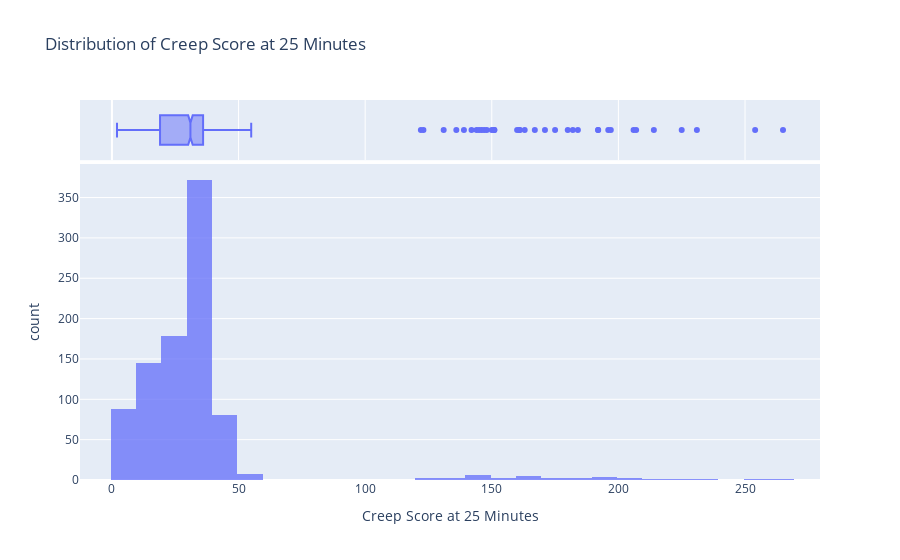
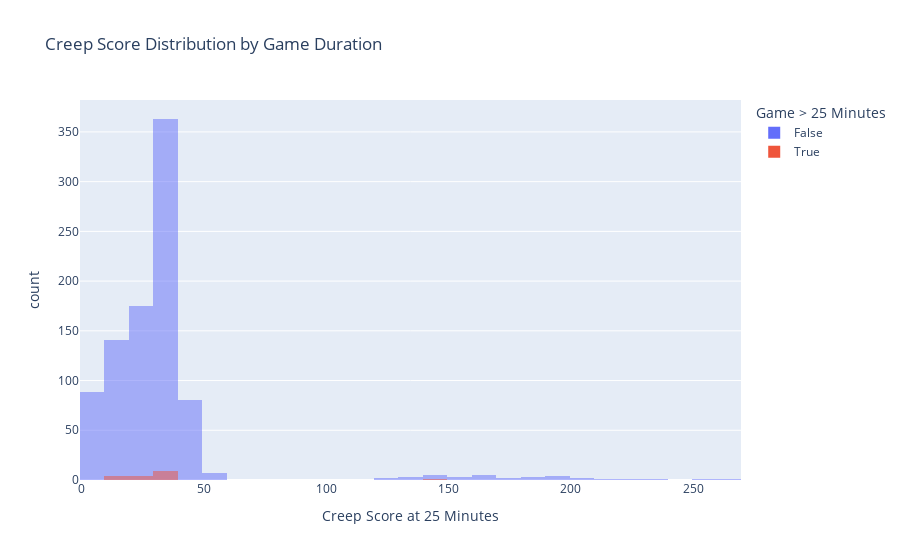

The code cell stored with these charts, in order, in its notebook:
### Code cell
fig_1 = px.histogram(
    df,
    x='csat25',
    nbins=30,
    title='Distribution of Creep Score at 25 Minutes',
    labels={'csat25': 'Creep Score at 25 Minutes'},
    marginal='box',  # Adds a box plot above the histogram
    opacity=0.75
)

fig_2 = px.histogram(
    df,
    x='csat25',
    color='is_25',
    barmode='overlay',
    nbins=30,
    labels={'csat25': 'Creep Score at 25 Minutes', 'is_25': 'Game > 25 Minutes'},
    title='Creep Score Distribution by Game Duration',
    opacity=0.5
)

fig_1.write_html(r'C:\Users\DerDo\Desktop\dsc80-final\League-of-Legends-Data-Project\plots\plot_1.html', include_plotlyjs='cdn')
fig_2.write_html(r'C:\Users\DerDo\Desktop\dsc80-final\League-of-Legends-Data-Project\plots\plot_2.html', include_plotlyjs='cdn')



fig_1.show()
fig_2.show()

### Figure 1 — Plotly figure (JSON) as saved in the notebook; plotly's stock layout.template omitted (floating-point values rounded to 4 significant figures; data arrays with more than 128 entries replaced by an {"elided": "..."} marker saying what was removed)
{"data": [{"alignmentgroup": "True", "bingroup": "x", "hovertemplate": "Creep Score at 25 Minutes=%{x}<br>count=%{y}<extra></extra>", "legendgroup": "", "marker": {"color": "#636efa", "opacity": 0.75, "pattern": {"shape": ""}}, "name": "", "nbinsx": 30, "offsetgroup": "", "orientation": "v", "showlegend": false, "type": "histogram", "x": {"elided": "934 int values"}, "xaxis": "x", "yaxis": "y"}, {"alignmentgroup": "True", "hovertemplate": "Creep Score at 25 Minutes=%{x}<extra></extra>", "legendgroup": "", "marker": {"color": "#636efa"}, "name": "", "notched": true, "offsetgroup": "", "showlegend": false, "type": "box", "x": {"elided": "934 int values"}, "xaxis": "x2", "yaxis": "y2"}], "layout": {"autosize": true, "barmode": "relative", "legend": {"tracegroupgap": 0}, "title": {"text": "Distribution of Creep Score at 25 Minutes"}, "xaxis": {"anchor": "y", "autorange": true, "domain": [0, 1], "range": [-12.61, 279.6], "title": {"text": "Creep Score at 25 Minutes"}, "type": "linear"}, "xaxis2": {"anchor": "y2", "autorange": true, "domain": [0, 1], "matches": "x", "range": [-12.61, 279.6], "showgrid": true, "showticklabels": false, "type": "linear"}, "yaxis": {"anchor": "x", "autorange": true, "domain": [0, 0.8316], "range": [0, 391.6], "title": {"text": "count"}}, "yaxis2": {"anchor": "x2", "autorange": true, "domain": [0.8416, 1], "matches": "y2", "range": [-0.5, 0.5], "showgrid": false, "showline": false, "showticklabels": false, "ticks": "", "type": "category"}}}

### Figure 2 — Plotly figure (JSON) as saved in the notebook; plotly's stock layout.template omitted (floating-point values rounded to 4 significant figures; data arrays with more than 128 entries replaced by an {"elided": "..."} marker saying what was removed)
{"data": [{"alignmentgroup": "True", "bingroup": "x", "hovertemplate": "Game > 25 Minutes=False<br>Creep Score at 25 Minutes=%{x}<br>count=%{y}<extra></extra>", "legendgroup": "False", "marker": {"color": "#636efa", "opacity": 0.5, "pattern": {"shape": ""}}, "name": "False", "nbinsx": 30, "offsetgroup": "False", "orientation": "v", "showlegend": true, "type": "histogram", "x": {"elided": "888 int values"}, "xaxis": "x", "yaxis": "y"}, {"alignmentgroup": "True", "bingroup": "x", "hovertemplate": "Game > 25 Minutes=True<br>Creep Score at 25 Minutes=%{x}<br>count=%{y}<extra></extra>", "legendgroup": "True", "marker": {"color": "#EF553B", "opacity": 0.5, "pattern": {"shape": ""}}, "name": "True", "nbinsx": 30, "offsetgroup": "True", "orientation": "v", "showlegend": true, "type": "histogram", "x": [32, 20, null, null, null, null, null, null, null, null, null, null, 31, 38, null, null, null, null, null, null, 17, 148, 38, 38, null, null, null, null, null, null, null, null, 15, 11, 29, 20, null, null, 34, 28, 32, 13, 30, 36, null, null], "xaxis": "x", "yaxis": "y"}], "layout": {"autosize": true, "barmode": "overlay", "legend": {"title": {"text": "Game > 25 Minutes"}, "tracegroupgap": 0}, "title": {"text": "Creep Score Distribution by Game Duration"}, "xaxis": {"anchor": "y", "autorange": true, "domain": [0, 1], "range": [-0.5, 269.5], "title": {"text": "Creep Score at 25 Minutes"}, "type": "linear"}, "yaxis": {"anchor": "x", "autorange": true, "domain": [0, 1], "range": [0, 382.1], "title": {"text": "count"}}}}
